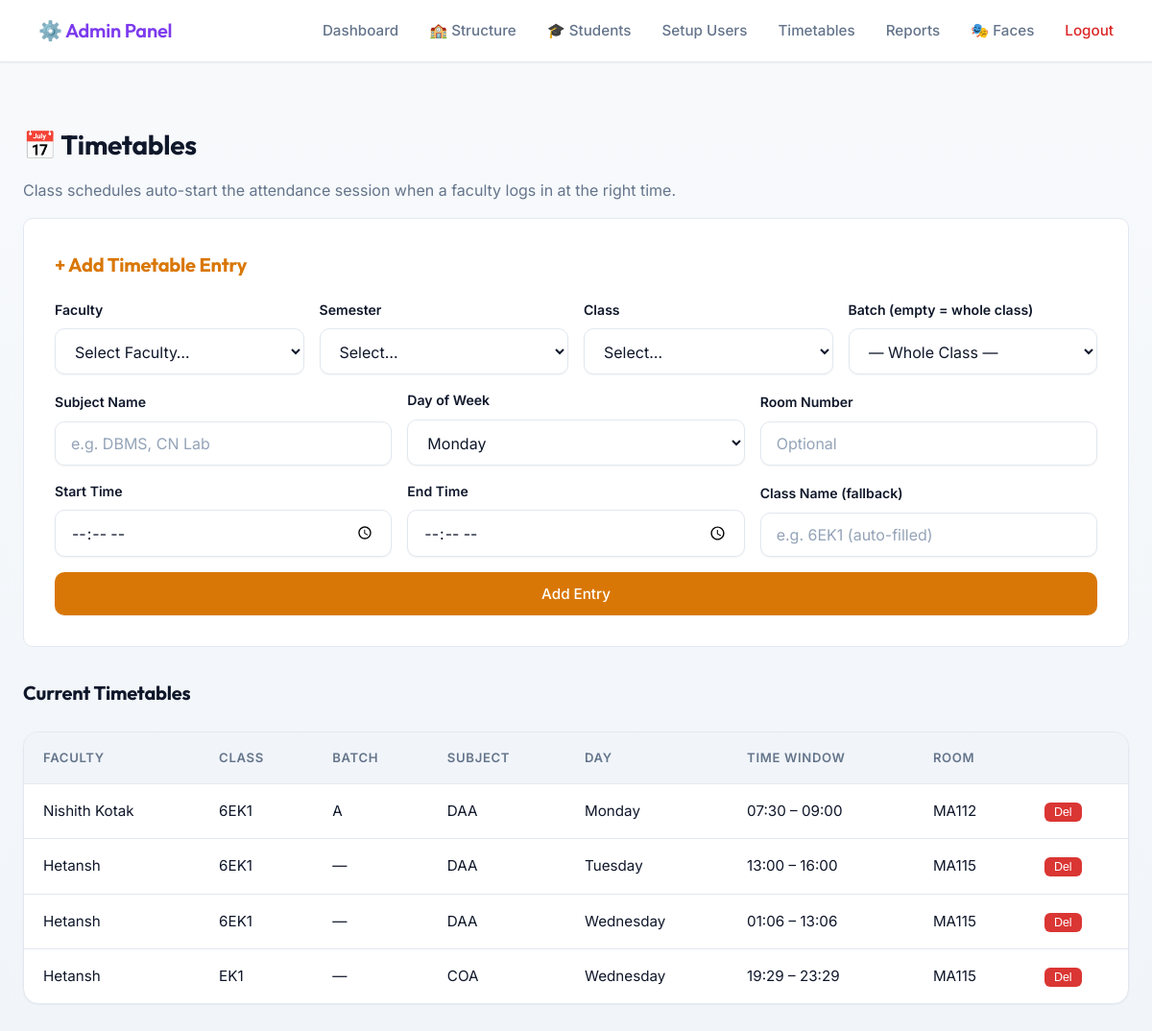
/admin/timetables (signed in), run on an earlier commit of the app's database.
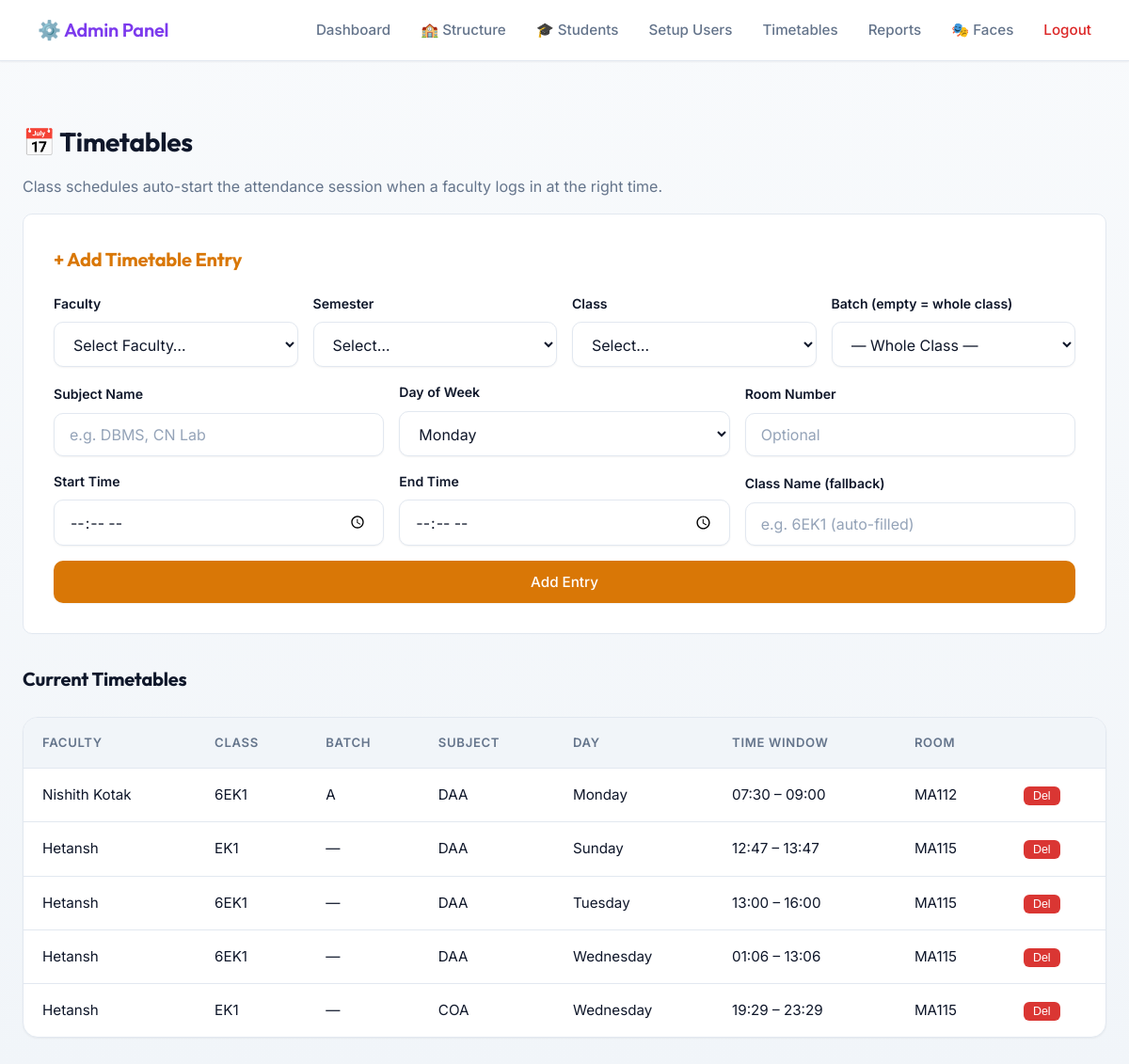
And on a later commit of the database.
### tables this page shows
CREATE TABLE timetables (
                id INTEGER PRIMARY KEY AUTOINCREMENT,
                faculty_id INTEGER NOT NULL,
                class_name TEXT NOT NULL,
                day_of_week TEXT NOT NULL,
                start_time TEXT NOT NULL,
                end_time TEXT NOT NULL,
                room_number TEXT,
                created_at TIMESTAMP DEFAULT CURRENT_TIMESTAMP, class_id INTEGER, batch_id INTEGER, subject_name TEXT,
                FOREIGN KEY (faculty_id) REFERENCES faculties(id)
            );

CREATE TABLE faculties (
                id INTEGER PRIMARY KEY AUTOINCREMENT,
                name TEXT NOT NULL,
                email TEXT UNIQUE NOT NULL,
                department TEXT NOT NULL,
                passcode_hash TEXT NOT NULL,
                created_at TIMESTAMP DEFAULT CURRENT_TIMESTAMP,
                is_active BOOLEAN DEFAULT 1
            );

### app.py (the view)
    def wrap(*args, **kwargs):
        if not session.get("admin_logged_in"):
            return redirect(url_for("admin_login"))
        return f(*args, **kwargs)

### app.py (called while the page is built)
def get_db():
    return Database()

def admin_required(f):
    def wrap(*args, **kwargs):
        if not session.get("admin_logged_in"):
            return redirect(url_for("admin_login"))
        return f(*args, **kwargs)
    wrap.__name__ = f.__name__
    return wrap

### database.py (called while the page is built, shortened)
    def connect(self):
        self.conn   = sqlite3.connect(DB_PATH)
        self.conn.row_factory = sqlite3.Row
        self.cursor = self.conn.cursor()

    def disconnect(self):
        if self.conn:
            self.conn.close()
            self.conn   = None
            self.cursor = None

    def _add_column_if_missing(self, table, column, col_type):
        self.cursor.execute(f"PRAGMA table_info({table})")
        columns = [row[1] for row in self.cursor.fetchall()]

    def get_all_faculties(self):
        self.connect()
        self.cursor.execute('SELECT * FROM faculties WHERE is_active = 1')
        r = self.cursor.fetchall(); self.disconnect(); return r

    def get_all_semesters(self):
        self.connect()
        self.cursor.execute('SELECT * FROM semesters ORDER BY number')
        r = self.cursor.fetchall(); self.disconnect(); return r

    def get_all_batches(self):
        self.connect()
        self.cursor.execute('''
            SELECT b.id, b.class_id, b.name, c.name as class_name, s.number as semester
            FROM batches b
            JOIN classes c ON b.class_id = c.id
            JOIN semesters s ON c.semester_id = s.id
            ORDER BY s.number, c.name, b.name
        ''')
        r = self.cursor.fetchall(); self.disconnect(); return r

    def get_all_timetables(self):
        self.connect()
        self.cursor.execute('''
            SELECT t.*, f.name as faculty_name
            FROM timetables t
            JOIN faculties f ON t.faculty_id = f.id
            ORDER BY t.day_of_week, t.start_time
        ''')
        r = self.cursor.fetchall(); self.disconnect(); return r

### templates/admin_timetables.html (shortened to what this page needs)
{% extends "admin_base.html" %}
{% block content %}
<div style="margin-top:1.5rem;">
    <h2>📅 Timetables</h2>
    <p style="color:var(--text-muted);">Class schedules auto-start the attendance session when a faculty logs in at the right time.</p>
</div>
<div style="background:var(--bg-card); padding:2rem; border-radius:var(--radius-md); border:1px solid var(--border-color); margin-bottom:2rem;">
    <h3 style="color:var(--accent-gold); margin-bottom:1.2rem;">+ Add Timetable Entry</h3>
    <form id="ttForm">
        <div style="display:grid; grid-template-columns:1fr 1fr 1fr 1fr; gap:1rem; margin-bottom:1rem; align-items:end;">
            <div class="form-group" style="margin:0;">
                <label>Faculty</label>
                <select id="t_faculty" required>
                    <option value="" disabled selected>Select Faculty…</option>
                </select>
            </div>
            <div class="form-group" style="margin:0;">
                <label>Semester</label>
                <select id="t_sem" onchange="loadTTClasses(this.value)">
                    <option value="">Select…</option>
                </select>
            </div>
            <div class="form-group" style="margin:0;">
                <label>Class</label>
                <select id="t_class_id" onchange="loadTTBatches(this.value)">
                    <option value="">Select…</option>
                </select>
            </div>
            <div class="form-group" style="margin:0;">
                <label>Batch (empty = whole class)</label>
                <select id="t_batch_id">
                    <option value="">— Whole Class —</option>
                </select>
            </div>
        </div>
        <div class="tt-grid" style="margin-bottom:1rem;">
            <div class="form-group" style="margin:0;">
                <label>Subject Name</label>
                <input type="text" id="t_subject" placeholder="e.g. DBMS, CN Lab">
            </div>
            <div class="form-group" style="margin:0;">
                <label>Day of Week</label>
                <select id="t_day" required>
                    {% for d in ["Monday","Tuesday","Wednesday","Thursday","Friday","Saturday","Sunday"] %}
                    <option value="{{ d }}">{{ d }}</option>
                    {% endfor %}
                </select>
            </div>
            <div class="form-group" style="margin:0;">
                <label>Room Number</label>
                <input type="text" id="t_room" placeholder="Optional">
            </div>
            <div class="form-group" style="margin:0;">
                <label>Start Time</label>
                <input type="time" id="t_start" required>
            </div>
            <div class="form-group" style="margin:0;">
                <label>End Time</label>
                <input type="time" id="t_end" required>
            </div>
            <div class="form-group" style="margin:0;">
                <label>Class Name (fallback)</label>
                <input type="text" id="t_class_name" placeholder="e.g. 6EK1 (auto-filled)">
            </div>
        </div>
        <button type="submit" class="btn btn-primary" style="background:var(--accent-gold);">Add Entry</button>
    </form>
</div>
<h3>Current Timetables</h3>
<div class="table-container">
<table>
    <thead>
        <tr>
            <th>Faculty</th><th>Class</th><th>Batch</th><th>Subject</th>
            <th>Day</th><th>Time Window</th><th>Room</th><th></th>
        </tr>
    </thead>
    <tbody>
        {% for t in timetables %}
        <tr id="ttrow-{{ t.id }}">
            <td>{{ t.faculty_name }}</td>
            <td>{{ t.class_name }}</td>
            <td>{{ t.batch or '—' }}</td>
            <td>{{ t.subject or '—' }}</td>
            <td>{{ t.day }}</td>
            <td>{{ t.start }} – {{ t.end }}</td>
            <td>{{ t.room or 'N/A' }}</td>
            <td>
                <button style="background:#da3633;color:#fff;border:none;border-radius:6px;padding:3px 10px;font-size:0.78rem;cursor:pointer;"
                    onclick="deleteTT({{ t.id }})">Del</button>
            </td>
        </tr>
        {% else %}
        <tr><td colspan="8" style="text-align:center;color:var(--text-muted);">No timetables yet.</td></tr>
        {% endfor %}
    </tbody>
</table>
</div>
{% endblock %}

### templates/admin_base.html (shortened to what this page needs)
<!DOCTYPE html>
<html lang="en">
<head>
    <link rel="stylesheet" href="{{ url_for('static', filename='css/styles.css') }}">
</head>
<body>
    <nav class="navbar">
        <div class="nav-brand" style="font-size: 1.25rem; font-weight: 600; color: var(--accent-purple);">
            ⚙️ Admin Panel
        </div>
        <div class="nav-links">
            <a href="{{ url_for('admin_dashboard') }}">Dashboard</a>
            <a href="{{ url_for('admin_structure') }}">🏫 Structure</a>
            <a href="{{ url_for('admin_students') }}">🎓 Students</a>
            <a href="{{ url_for('admin_setup') }}">Setup Users</a>
            <a href="{{ url_for('admin_timetables') }}">Timetables</a>
            <a href="{{ url_for('admin_reports') }}">Reports</a>
            <a href="{{ url_for('admin_faces') }}">🎭 Faces</a>
            <a href="{{ url_for('admin_logout') }}" style="color: var(--accent-red); margin-left: 2rem;">Logout</a>
        </div>
    </nav>
    <div class="container">
        {% block content %}{% endblock %}
    </div>
</body>
</html>

### static/css/styles.css (style rules this page uses)
:root { --bg-primary: #f8fafc; --bg-color-gradient: linear-gradient(180deg, #f8fafc 0%, #f1f5f9 100%); --bg-card: #ffffff; --bg-hover: #f1f5f9; --border-color: #e2e8f0; --border-light: #cbd5e1; --text-primary: #0f172a; --text-muted: #64748b; --text-inverse: #ffffff; --accent-blue: #4f46e5; --accent-blue-hover: #4338ca; --accent-green: #059669; --accent-green-hover: #047857; --accent-red: #dc2626; --accent-red-hover: #b91c1c; --accent-purple: #7c3aed; --accent-gold: #d97706; --shadow-sm: 0 1px 2px 0 rgba(0, 0, 0, 0.05); --shadow-md: 0 4px 6px -1px rgba(0, 0, 0, 0.05), 0 2px 4px -1px rgba(0, 0, 0, 0.03); --shadow-lg: 0 10px 15px -3px rgba(0, 0, 0, 0.08), 0 4px 6px -2px rgba(0, 0, 0, 0.04); --radius-md: 10px; --radius-lg: 16px; --radius-full: 9999px; --transition-fast: 0.15s ease-in-out; --transition-smooth: 0.3s cubic-bezier(0.4, 0, 0.2, 1); }
* { box-sizing: border-box; margin: 0; padding: 0; }
body { font-family: 'Inter', system-ui, -apple-system, sans-serif; background-color: var(--bg-primary); background-image: var(--bg-color-gradient); background-attachment: fixed; color: var(--text-primary); line-height: 1.6; min-height: 100vh; display: flex; flex-direction: column; -webkit-font-smoothing: antialiased; -moz-osx-font-smoothing: grayscale; }
h1, h2, h3, h4, .nav-brand { font-family: 'Outfit', 'Inter', sans-serif; font-weight: 700; letter-spacing: -0.01em; color: var(--text-primary); margin-bottom: 0.75rem; }
h2 { font-size: 1.75rem; }
h3 { font-size: 1.25rem; }
p { margin-bottom: 1rem; color: var(--text-muted); }
.container { max-width: 1200px; margin: 0 auto; padding: 2.5rem 1.5rem; width: 100%; animation: fadeIn 0.4s ease-out; }
.navbar { background: var(--bg-card); border-bottom: 1px solid var(--border-color); padding: 1rem 2.5rem; display: flex; justify-content: space-between; align-items: center; position: sticky; top: 0; z-index: 50; box-shadow: var(--shadow-sm); }
.nav-brand { margin-bottom: 0; }
.nav-links { display: flex; align-items: center; flex-wrap: wrap; }
.nav-links a, .nav-links span { color: var(--text-muted); text-decoration: none; margin-left: 2rem; font-weight: 500; font-size: 0.95rem; transition: var(--transition-fast); }
.nav-links a[style*="color: #da3633"], .nav-links a[style*="color: var(--accent-red)"] { color: var(--accent-red) !important; }
.form-group { margin-bottom: 1.5rem; }
label { display: block; margin-bottom: 0.5rem; font-weight: 600; font-size: 0.88rem; color: var(--text-primary); }
input, select { width: 100%; padding: 0.75rem 1rem; background: #ffffff; border: 1px solid var(--border-color); border-radius: var(--radius-md); color: var(--text-primary); font-family: inherit; font-size: 1rem; box-shadow: var(--shadow-sm); transition: all var(--transition-fast); }
input::placeholder, select::placeholder { color: #94a3b8; }
.btn { display: inline-block; padding: 0.75rem 1.5rem; border: 1px solid transparent; border-radius: var(--radius-md); font-family: inherit; font-weight: 500; font-size: 0.95rem; cursor: pointer; text-align: center; transition: all var(--transition-fast); color: var(--text-inverse); text-decoration: none; width: 100%; box-shadow: var(--shadow-sm); display: flex; align-items: center; justify-content: center; gap: 0.5rem; }
.btn-primary { background: var(--accent-blue); }
.table-container { background: var(--bg-card); border-radius: var(--radius-lg); border: 1px solid var(--border-color); overflow-x: auto; margin-top: 1.5rem; box-shadow: var(--shadow-sm); -webkit-overflow-scrolling: touch; }
table { width: 100%; border-collapse: collapse; min-width: 600px; }
th, td { padding: 1rem 1.25rem; text-align: left; border-bottom: 1px solid var(--border-color); font-size: 0.95rem; color: var(--text-primary); }
th { background: var(--bg-hover); color: var(--text-muted); font-weight: 600; font-size: 0.82rem; text-transform: uppercase; letter-spacing: 0.05em; white-space: nowrap; }
tr { transition: background var(--transition-fast); }
tr:last-child td { border-bottom: none; }

### templates/admin_timetables.html (style rules this page uses)
.tt-grid { display:grid; grid-template-columns:repeat(3,1fr); gap:1rem; align-items:end; }

What changed in the data, as far as the page shows it:
added timetables: faculty_name "Hetansh", class_name "EK1", batch "—", subject_name "DAA", day "Sunday", start "12:47", end "13:47", room_number "MA115"
